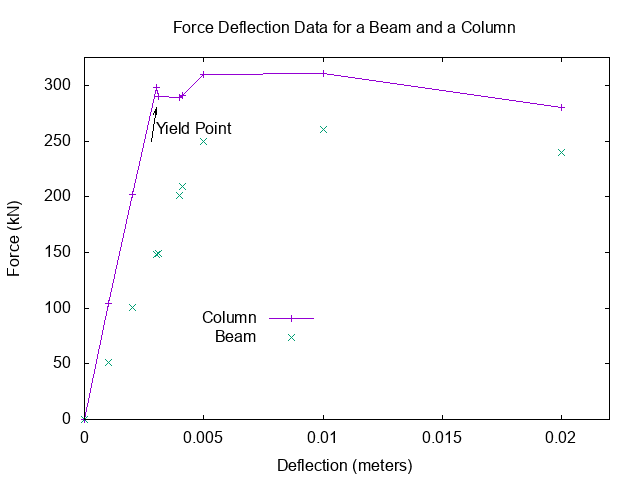

Write the gnuplot code that produced this figure.
# Gnuplot script file for plotting data in file "force.dat"
set terminal png
set output "force-e1.png"
set   autoscale                        # scale axes automatically
unset log                              # remove any log-scaling
unset label                            # remove any previous labels
set xtic auto                          # set xtics automatically
set ytic auto                          # set ytics automatically
set title "Force Deflection Data for a Beam and a Column"
set xlabel "Deflection (meters)"
set ylabel "Force (kN)"
set key at 0.01,100
set label "Yield Point" at 0.003,260
set arrow from 0.0028,250 to 0.003,280
set xr [0.0:0.022]
set yr [0:325]
plot "force.dat" using 1:2 title 'Column' with linespoints, "force.dat" using 1:3 title 'Beam' with points
